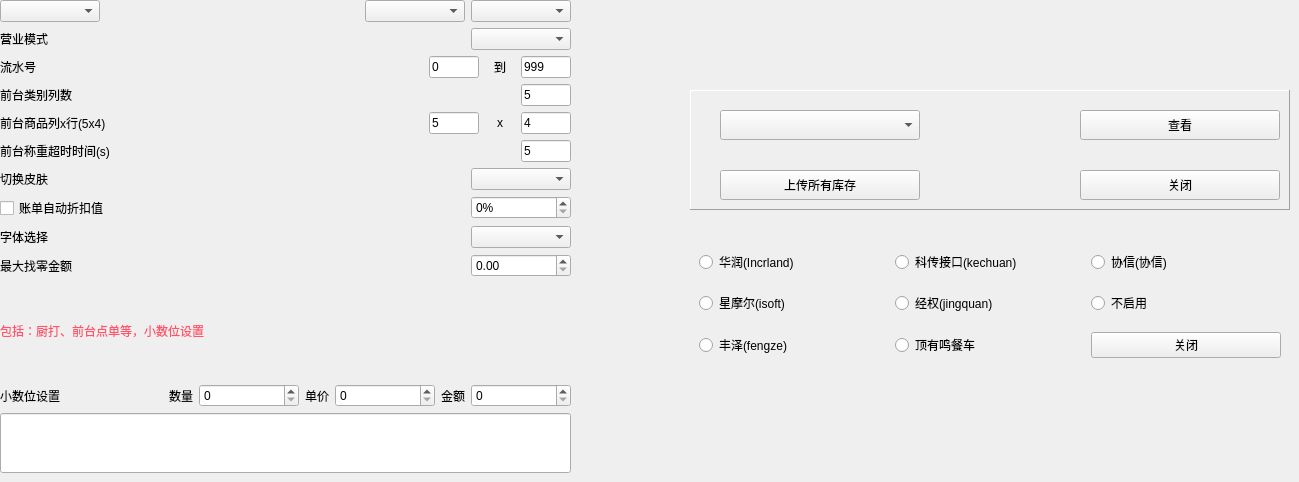
          <widget class="QWidget" name="page">
           <widget class="QFrame" name="frame_upload">
            <property name="geometry">
             <rect>
              <x>690</x>
              <y>230</y>
              <width>600</width>
              <height>151</height>
             </rect>
            </property>
            <property name="frameShape">
             <enum>QFrame::NoFrame</enum>
            </property>
            <property name="frameShadow">
             <enum>QFrame::Raised</enum>
            </property>
            <layout class="QGridLayout" name="gridLayout">
             <item row="0" column="0">
              <widget class="QRadioButton" name="radioButton_upload1">
               <property name="text">
                <string>华润(Incrland)</string>
               </property>
              </widget>
             </item>
             <item row="0" column="1">
              <widget class="QRadioButton" name="radioButton_upload2">
               <property name="text">
                <string>科传接口(kechuan)</string>
               </property>
              </widget>
             </item>
             <item row="0" column="2">
              <widget class="QRadioButton" name="radioButton_upload3">
               <property name="text">
                <string>协信(协信)</string>
               </property>
              </widget>
             </item>
             <item row="1" column="0">
              <widget class="QRadioButton" name="radioButton_upload4">
               <property name="text">
                <string>星摩尔(isoft)</string>
               </property>
              </widget>
             </item>
             <item row="2" column="2">
              <widget class="QPushButton" name="pushButton_upload_exit">
               <property name="text">
                <string>关闭</string>
               </property>
              </widget>
             </item>
             <item row="1" column="2">
              <widget class="QRadioButton" name="radioButton_upload_disable">
               <property name="text">
                <string>不启用</string>
               </property>
              </widget>
             </item>
             <item row="2" column="1">
              <widget class="QRadioButton" name="radioButton_liaoning_inventory_keep">
               <property name="text">
                <string>顶有鸣餐车</string>
               </property>
              </widget>
             </item>
             <item row="1" column="1">
              <widget class="QRadioButton" name="radioButton_upload_jingquan">
               <property name="text">
                <string>经权(jingquan)</string>
               </property>
              </widget>
             </item>
             <item row="2" column="0">
              <widget class="QRadioButton" name="radioButton_upload_fengze">
               <property name="text">
                <string>丰泽(fengze)</string>
               </property>
              </widget>
             </item>
            </layout>
           </widget>
           <widget class="QFrame" name="frame_liaoning_inventory">
            <property name="geometry">
             <rect>
              <x>690</x>
              <y>90</y>
              <width>600</width>
              <height>120</height>
             </rect>
            </property>
            <property name="frameShape">
             <enum>QFrame::Panel</enum>
            </property>
            <property name="frameShadow">
             <enum>QFrame::Raised</enum>
            </property>
            <widget class="QPushButton" name="pushButton_liaoning_inventory_exit">
             <property name="geometry">
              <rect>
               <x>390</x>
               <y>80</y>
               <width>200</width>
               <height>30</height>
              </rect>
             </property>
             <property name="text">
              <string>关闭</string>
             </property>
            </widget>
            <widget class="QPushButton" name="pushButton_liaoning_inventory_upload">
             <property name="geometry">
              <rect>
               <x>30</x>
               <y>80</y>
               <width>200</width>
               <height>30</height>
              </rect>
             </property>
             <property name="text">
              <string>上传所有库存</string>
             </property>
            </widget>
            <widget class="QPushButton" name="pushButton_liaoning_inventory_look">
             <property name="geometry">
              <rect>
               <x>390</x>
               <y>20</y>
               <width>200</width>
               <height>30</height>
              </rect>
             </property>
             <property name="text">
              <string>查看</string>
             </property>
            </widget>
            <widget class="QComboBox" name="comboBox_liaoning_inventory_cache">
             <property name="geometry">
              <rect>
               <x>30</x>
               <y>20</y>
               <width>200</width>
               <height>30</height>
              </rect>
             </property>
            </widget>
           </widget>
           <widget class="QWidget" name="layoutWidget">
            <property name="geometry">
             <rect>
              <x>0</x>
              <y>0</y>
              <width>571</width>
              <height>473</height>
             </rect>
            </property>
            <layout class="QVBoxLayout" name="verticalLayout_8">
             <item>
              <layout class="QHBoxLayout" name="horizontalLayout_13">
               <item>
                <widget class="lds_ComboBox" name="comboBox_blotout_round">
                 <property name="minimumSize">
                  <size>
                   <width>100</width>
                   <height>0</height>
                  </size>
                 </property>
                </widget>
               </item>
               <item>
                <spacer name="horizontalSpacer_11">
                 <property name="orientation">
                  <enum>Qt::Horizontal</enum>
                 </property>
                 <property name="sizeHint" stdset="0">
                  <size>
                   <width>154</width>
                   <height>11</height>
                  </size>
                 </property>
                </spacer>
               </item>
               <item>
                <widget class="lds_ComboBox" name="comboBox_round_mode">
                 <property name="minimumSize">
                  <size>
                   <width>100</width>
                   <height>0</height>
                  </size>
                 </property>
                </widget>
               </item>
               <item>
                <widget class="lds_ComboBox" name="comboBox_blotout_mode">
                 <property name="minimumSize">
                  <size>
                   <width>100</width>
                   <height>0</height>
                  </size>
                 </property>
                </widget>
               </item>
              </layout>
             </item>
             <item>
              <layout class="QHBoxLayout" name="horizontalLayout_12">
               <item>
                <widget class="QLabel" name="label_yingye_model">
                 <property name="text">
                  <string>营业模式</string>
                 </property>
                </widget>
               </item>
               <item>
                <spacer name="horizontalSpacer_10">
                 <property name="orientation">
                  <enum>Qt::Horizontal</enum>
                 </property>
                 <property name="sizeHint" stdset="0">
                  <size>
                   <width>104</width>
                   <height>14</height>
                  </size>
                 </property>
                </spacer>
               </item>
               <item>
                <widget class="lds_ComboBox" name="comboBox_yingye_model">
                 <property name="minimumSize">
                  <size>
                   <width>100</width>
                   <height>0</height>
                  </size>
                 </property>
                </widget>
               </item>
              </layout>
             </item>
             <item>
              <layout class="QHBoxLayout" name="horizontalLayout_11">
               <item>
                <widget class="QLabel" name="label_453">
                 <property name="text">
                  <string>流水号</string>
                 </property>
                </widget>
               </item>
               <item>
                <spacer name="horizontalSpacer_9">
                 <property name="orientation">
                  <enum>Qt::Horizontal</enum>
                 </property>
                 <property name="sizeHint" stdset="0">
                  <size>
                   <width>104</width>
                   <height>14</height>
                  </size>
                 </property>
                </spacer>
               </item>
               <item>
                <widget class="lds_lineedit" name="lineEdit_serial_no_begin">
                 <property name="enabled">
                  <bool>true</bool>
                 </property>
                 <property name="minimumSize">
                  <size>
                   <width>50</width>
                   <height>0</height>
                  </size>
                 </property>
                 <property name="maximumSize">
                  <size>
                   <width>50</width>
                   <height>16777215</height>
                  </size>
                 </property>
                 <property name="text">
                  <string>0</string>
                 </property>
                 <property name="maxLength">
                  <number>3</number>
                 </property>
                </widget>
               </item>
               <item>
                <widget class="QLabel" name="label_63">
                 <property name="minimumSize">
                  <size>
                   <width>30</width>
                   <height>0</height>
                  </size>
                 </property>
                 <property name="text">
                  <string>到</string>
                 </property>
                 <property name="alignment">
                  <set>Qt::AlignCenter</set>
                 </property>
                </widget>
               </item>
               <item>
                <widget class="lds_lineedit" name="lineEdit_serial_no_end">
                 <property name="minimumSize">
                  <size>
                   <width>50</width>
                   <height>0</height>
                  </size>
                 </property>
                 <property name="maximumSize">
                  <size>
                   <width>50</width>
                   <height>16777215</height>
                  </size>
                 </property>
                 <property name="text">
                  <string>999</string>
                 </property>
                 <property name="maxLength">
                  <number>4</number>
                 </property>
                </widget>
               </item>
              </layout>
             </item>
             <item>
              <layout class="QHBoxLayout" name="horizontalLayout_2">
               <item>
                <widget class="QLabel" name="label_43">
                 <property name="text">
                  <string>前台类别列数</string>
                 </property>
                </widget>
               </item>
               <item>
                <spacer name="horizontalSpacer_2">
                 <property name="orientation">
                  <enum>Qt::Horizontal</enum>
                 </property>
                 <property name="sizeHint" stdset="0">
                  <size>
                   <width>40</width>
                   <height>20</height>
                  </size>
                 </property>
                </spacer>
               </item>
               <item>
                <widget class="lds_lineedit" name="lineEdit_type_columns">
                 <property name="minimumSize">
                  <size>
                   <width>50</width>
                   <height>0</height>
                  </size>
                 </property>
                 <property name="maximumSize">
                  <size>
                   <width>50</width>
                   <height>16777215</height>
                  </size>
                 </property>
                 <property name="text">
                  <string>5</string>
                 </property>
                </widget>
               </item>
              </layout>
             </item>
             <item>
              <layout class="QHBoxLayout" name="horizontalLayout_10">
               <item>
                <widget class="QLabel" name="label_38">
                 <property name="text">
                  <string>前台商品列x行(5x4)</string>
                 </property>
                </widget>
               </item>
               <item>
                <spacer name="horizontalSpacer_3">
                 <property name="orientation">
                  <enum>Qt::Horizontal</enum>
                 </property>
                 <property name="sizeHint" stdset="0">
                  <size>
                   <width>48</width>
                   <height>17</height>
                  </size>
                 </property>
                </spacer>
               </item>
               <item>
                <widget class="lds_lineedit" name="lineEdit_dish_columns">
                 <property name="minimumSize">
                  <size>
                   <width>50</width>
                   <height>0</height>
                  </size>
                 </property>
                 <property name="maximumSize">
                  <size>
                   <width>50</width>
                   <height>16777215</height>
                  </size>
                 </property>
                 <property name="text">
                  <string>5</string>
                 </property>
                </widget>
               </item>
               <item>
                <widget class="QLabel" name="label_65">
                 <property name="minimumSize">
                  <size>
                   <width>30</width>
                   <height>0</height>
                  </size>
                 </property>
                 <property name="text">
                  <string>x</string>
                 </property>
                 <property name="alignment">
                  <set>Qt::AlignCenter</set>
                 </property>
                </widget>
               </item>
               <item>
                <widget class="lds_lineedit" name="lineEdit_dish_rows">
                 <property name="minimumSize">
                  <size>
                   <width>50</width>
                   <height>0</height>
                  </size>
                 </property>
                 <property name="maximumSize">
                  <size>
                   <width>50</width>
                   <height>16777215</height>
                  </size>
                 </property>
                 <property name="text">
                  <string>4</string>
                 </property>
                </widget>
               </item>
              </layout>
             </item>
             <item>
              <layout class="QHBoxLayout" name="horizontalLayout_9">
               <item>
                <widget class="QLabel" name="label_455">
                 <property name="text">
                  <string>前台称重超时时间(s)</string>
                 </property>
                </widget>
               </item>
               <item>
                <spacer name="horizontalSpacer_4">
                 <property name="orientation">
                  <enum>Qt::Horizontal</enum>
                 </property>
                 <property name="sizeHint" stdset="0">
                  <size>
                   <width>48</width>
                   <height>17</height>
                  </size>
                 </property>
                </spacer>
               </item>
               <item>
                <widget class="lds_lineedit" name="lineEdit_auto_weight_timeout">
                 <property name="enabled">
                  <bool>true</bool>
                 </property>
                 <property name="minimumSize">
                  <size>
                   <width>50</width>
                   <height>0</height>
                  </size>
                 </property>
                 <property name="maximumSize">
                  <size>
                   <width>50</width>
                   <height>16777215</height>
                  </size>
                 </property>
                 <property name="text">
                  <string>5</string>
                 </property>
                 <property name="maxLength">
                  <number>3</number>
                 </property>
                </widget>
               </item>
              </layout>
             </item>
             <item>
              <layout class="QHBoxLayout" name="horizontalLayout_6">
               <item>
                <widget class="QLabel" name="label">
                 <property name="text">
                  <string>切换皮肤</string>
                 </property>
                </widget>
               </item>
               <item>
                <spacer name="horizontalSpacer_5">
                 <property name="orientation">
                  <enum>Qt::Horizontal</enum>
                 </property>
                 <property name="sizeHint" stdset="0">
                  <size>
                   <width>48</width>
                   <height>17</height>
                  </size>
                 </property>
                </spacer>
               </item>
               <item>
                <widget class="lds_ComboBox" name="comboBox_skin">
                 <property name="minimumSize">
                  <size>
                   <width>100</width>
                   <height>0</height>
                  </size>
                 </property>
                </widget>
               </item>
              </layout>
             </item>
             <item>
              <layout class="QHBoxLayout" name="horizontalLayout_8">
               <item>
                <widget class="QCheckBox" name="checkBox_auto_dis">
                 <property name="text">
                  <string>账单自动折扣值</string>
                 </property>
                </widget>
               </item>
               <item>
                <spacer name="horizontalSpacer_6">
                 <property name="orientation">
                  <enum>Qt::Horizontal</enum>
                 </property>
                 <property name="sizeHint" stdset="0">
                  <size>
                   <width>48</width>
                   <height>17</height>
                  </size>
                 </property>
                </spacer>
               </item>
               <item>
                <widget class="lds_spinbox" name="spinBox_auto_dis_value">
                 <property name="minimumSize">
                  <size>
                   <width>100</width>
                   <height>0</height>
                  </size>
                 </property>
                 <property name="maximumSize">
                  <size>
                   <width>100</width>
                   <height>16777215</height>
                  </size>
                 </property>
                 <property name="suffix">
                  <string>%</string>
                 </property>
                 <property name="minimum">
                  <number>0</number>
                 </property>
                 <property name="maximum">
                  <number>100</number>
                 </property>
                 <property name="value">
                  <number>0</number>
                 </property>
                </widget>
               </item>
              </layout>
             </item>
             <item>
              <layout class="QHBoxLayout" name="horizontalLayout_5">
               <item>
                <widget class="QLabel" name="label_7">
                 <property name="text">
                  <string>字体选择</string>
                 </property>
                </widget>
               </item>
               <item>
                <spacer name="horizontalSpacer_7">
                 <property name="orientation">
                  <enum>Qt::Horizontal</enum>
                 </property>
                 <property name="sizeHint" stdset="0">
                  <size>
                   <width>48</width>
                   <height>17</height>
                  </size>
                 </property>
                </spacer>
               </item>
               <item>
                <widget class="lds_ComboBox" name="comboBox_font_select">
                 <property name="minimumSize">
                  <size>
                   <width>100</width>
                   <height>0</height>
                  </size>
                 </property>
                </widget>
               </item>
              </layout>
             </item>
             <item>
              <layout class="QHBoxLayout" name="horizontalLayout_4">
               <item>
                <widget class="QLabel" name="label_456">
                 <property name="text">
                  <string>最大找零金额</string>
                 </property>
                </widget>
               </item>
               <item>
                <spacer name="horizontalSpacer_8">
                 <property name="orientation">
                  <enum>Qt::Horizontal</enum>
                 </property>
                 <property name="sizeHint" stdset="0">
                  <size>
                   <width>48</width>
                   <height>17</height>
                  </size>
                 </property>
                </spacer>
               </item>
               <item>
                <widget class="lds_doublespinbox" name="doubleSpinBox_pay_max_change">
                 <property name="minimumSize">
                  <size>
                   <width>100</width>
                   <height>0</height>
                  </size>
                 </property>
                 <property name="maximumSize">
                  <size>
                   <width>100</width>
                   <height>16777215</height>
                  </size>
                 </property>
                </widget>
               </item>
              </layout>
             </item>
             <item>
              <widget class="QLabel" name="label_12">
               <property name="styleSheet">
                <string notr="true">color:#ff546b;</string>
               </property>
               <property name="text">
                <string>包括：厨打、前台点单等，小数位设置</string>
               </property>
              </widget>
             </item>
             <item>
              <layout class="QHBoxLayout" name="horizontalLayout_7">
               <item>
                <widget class="QLabel" name="label_11">
                 <property name="text">
                  <string>小数位设置</string>
                 </property>
                </widget>
               </item>
               <item>
                <spacer name="horizontalSpacer_22">
                 <property name="orientation">
                  <enum>Qt::Horizontal</enum>
                 </property>
                 <property name="sizeHint" stdset="0">
                  <size>
                   <width>45</width>
                   <height>14</height>
                  </size>
                 </property>
                </spacer>
               </item>
               <item>
                <widget class="QLabel" name="label_2">
                 <property name="text">
                  <string>数量</string>
                 </property>
                </widget>
               </item>
               <item>
                <widget class="QSpinBox" name="bp_fmt_num_dec">
                 <property name="minimumSize">
                  <size>
                   <width>100</width>
                   <height>0</height>
                  </size>
                 </property>
                 <property name="maximum">
                  <number>3</number>
                 </property>
                </widget>
               </item>
               <item>
                <widget class="QLabel" name="label_3">
                 <property name="text">
                  <string>单价</string>
                 </property>
                </widget>
               </item>
               <item>
                <widget class="QSpinBox" name="bp_fmt_price_dec">
                 <property name="minimumSize">
                  <size>
                   <width>100</width>
                   <height>0</height>
                  </size>
                 </property>
                 <property name="maximum">
                  <number>2</number>
                 </property>
                </widget>
               </item>
               <item>
                <widget class="QLabel" name="label_5">
                 <property name="text">
                  <string>金额</string>
                 </property>
                </widget>
               </item>
               <item>
                <widget class="QSpinBox" name="bp_fmt_amount_dec">
                 <property name="minimumSize">
                  <size>
                   <width>100</width>
                   <height>0</height>
                  </size>
                 </property>
                 <property name="maximum">
                  <number>2</number>
                 </property>
                </widget>
               </item>
              </layout>
             </item>
             <item>
              <widget class="QLineEdit" name="lineEdit_upload_awake">
               <property name="minimumSize">
                <size>
                 <width>0</width>
                 <height>60</height>
                </size>
               </property>
               <property name="text">
                <string/>
               </property>
              </widget>
             </item>
            </layout>
           </widget>
          </widget>
